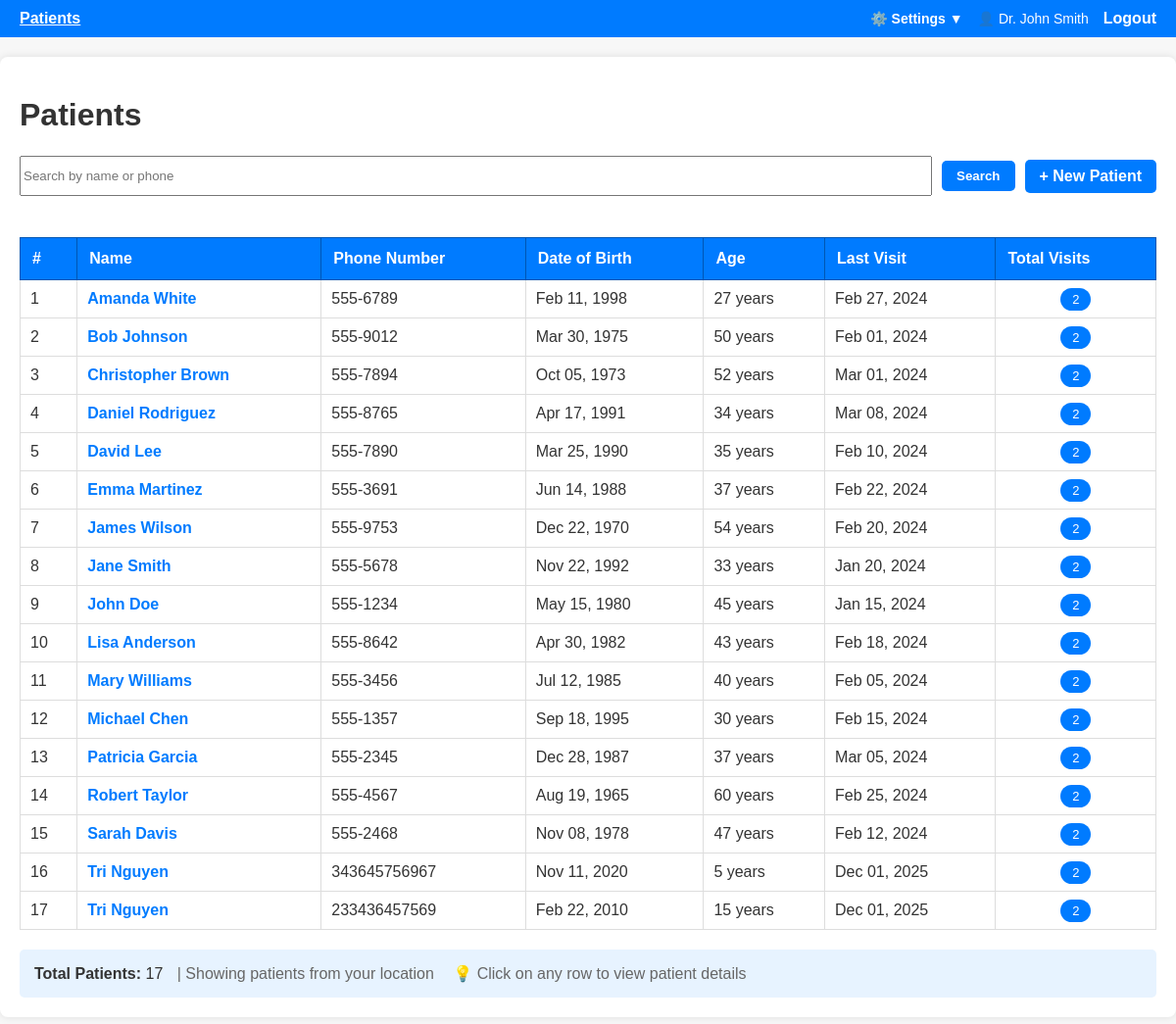
Page /patients/ (signed in) on the committed database.
### doctor_app/models.py (models this page shows, shortened)
class User(UserMixin, db.Model):
    id = db.Column(db.Integer, primary_key=True)
    username = db.Column(db.String(80), unique=True, nullable=False)
    password_hash = db.Column(db.String(255), nullable=False)
    role = db.Column(db.String(20), default="doctor")  # 'admin' or 'doctor'
    full_name = db.Column(db.String(120), nullable=True)
    email = db.Column(db.String(120), nullable=True)
    location = db.Column(
        db.String(255), nullable=True
    )  # UPDATED: Increased to 255 for full addresses
    created_at = db.Column(db.DateTime, default=datetime.utcnow)
    is_active = db.Column(db.Boolean, default=True)
    visits = db.relationship(
        "Visit", backref="creator", lazy=True, foreign_keys="Visit.created_by"
    )
    patients = db.relationship("Patient", backref="primary_doctor", lazy=True)
    def is_admin(self):
        return self.role == "admin"

class Patient(db.Model):
    id = db.Column(db.Integer, primary_key=True)
    full_name = db.Column(db.String(120), nullable=False, index=True)
    phone = db.Column(db.String(30), nullable=True, index=True)
    date_of_birth = db.Column(db.Date, nullable=True)
    created_at = db.Column(db.DateTime, default=datetime.utcnow)
    doctor_id = db.Column(
        db.Integer, db.ForeignKey("user.id"), nullable=True
    )  # NEW: Primary doctor
    visits = db.relationship(
        "Visit", backref="patient", lazy=True, cascade="all, delete-orphan"
    )

class Visit(db.Model):
    id = db.Column(db.Integer, primary_key=True)
    patient_id = db.Column(
        db.Integer, db.ForeignKey("patient.id"), nullable=False, index=True
    )
    visit_date = db.Column(db.DateTime, default=datetime.utcnow, index=True)
    clinician = db.Column(db.String(120), nullable=True)
    notes = db.Column(db.Text, nullable=True)
    created_by = db.Column(db.Integer, db.ForeignKey("user.id"), nullable=True)
    diagnoses = db.relationship(
        "Diagnosis", backref="visit", lazy=True, cascade="all, delete-orphan"
    )

### doctor_app/patients/routes.py (the view)
@bp.route("/", methods=["GET"])
@login_required
def list_patients():
    from flask_login import current_user
    q = request.args.get("q", "")
    if q:
        patients = (
            Patient.query.filter(
                (Patient.full_name.ilike(f"%{q}%")) | (Patient.phone.ilike(f"%{q}%"))
            )
            .order_by(Patient.full_name.asc())
            .all()
        )
    else:
        patients = (
            Patient.query.filter_by(doctor_id=current_user.id)
            .order_by(Patient.full_name.asc())
            .all()
        )
    return render_template(
        "patients/list.html", patients=patients, q=q, now=datetime.now()
    )

### doctor_app/auth/routes.py (called while the page is built)
@login_manager.user_loader
def load_user(user_id):
    return User.query.get(int(user_id))

### doctor_app/templates/patients/list.html (shortened to what this page needs)
{% extends 'base.html' %}
{% block content %}
<h1>Patients</h1>
<div class="search-bar" style="display: flex; gap: 10px; margin-bottom: 20px; flex-wrap: wrap; align-items: center;">
  <form method="get" style="display: flex; gap: 10px; flex: 1;">
    <input name="q" value="{{ q }}" placeholder="Search by name or phone" style="flex: 1;">
    <button type="submit" class="btn">Search</button>
  </form>
  <a href="{{ url_for('patients.new_patient') }}" class="btn">+ New Patient</a>
</div>
{% if patients %}
<div style="overflow-x: auto;">
  <table style="width: 100%; border-collapse: collapse; margin-top: 20px;">
    <thead>
      <tr style="background: #007bff; color: white;">
        <th style="padding: 12px; text-align: left; border: 1px solid #0056b3;">#</th>
        <th style="padding: 12px; text-align: left; border: 1px solid #0056b3;">Name</th>
        <th style="padding: 12px; text-align: left; border: 1px solid #0056b3;">Phone Number</th>
        <th style="padding: 12px; text-align: left; border: 1px solid #0056b3;">Date of Birth</th>
        <th style="padding: 12px; text-align: left; border: 1px solid #0056b3;">Age</th>
        <th style="padding: 12px; text-align: left; border: 1px solid #0056b3;">Last Visit</th>
        <th style="padding: 12px; text-align: left; border: 1px solid #0056b3;">Total Visits</th>
      </tr>
    </thead>
    <tbody>
      {% for p in patients %}
      <tr class="patient-row" data-patient-id="{{ p.id }}" style="{% if p.doctor_id != current_user.id %}background: #fff3cd;{% endif %} cursor: pointer;">
        <td style="padding: 10px; border: 1px solid #ddd;">{{ loop.index }}</td>
        <td style="padding: 10px; border: 1px solid #ddd;">
          <strong style="color: #007bff;">{{ p.full_name }}</strong>
        </td>
        <td style="padding: 10px; border: 1px solid #ddd;">
          {{ p.phone or '—' }}
        </td>
        <td style="padding: 10px; border: 1px solid #ddd;">
          {% if p.date_of_birth %}
            {{ p.date_of_birth.strftime('%b %d, %Y') }}
          {% else %}
            —
          {% endif %}
        </td>
        <td style="padding: 10px; border: 1px solid #ddd;">
          {% if p.date_of_birth %}
            {% set age = ((now.year - p.date_of_birth.year) - ((now.month, now.day) < (p.date_of_birth.month, p.date_of_birth.day))) %}
            {{ age }} years
          {% else %}
            —
          {% endif %}
        </td>
        <td style="padding: 10px; border: 1px solid #ddd;">
          {% if p.visits %}
            {% set last_visit = p.visits|sort(attribute='visit_date', reverse=True)|first %}
            {{ last_visit.visit_date.strftime('%b %d, %Y') }}
          {% else %}
            <span style="color: #999;">No visits</span>
          {% endif %}
        </td>
        <td style="padding: 10px; border: 1px solid #ddd; text-align: center;">
          <span style="background: #007bff; color: white; padding: 4px 12px; border-radius: 12px; font-size: 13px;">
            {{ p.visits|length }}
          </span>
        </td>
      </tr>
      {% endfor %}
    </tbody>
  </table>
</div>
<div style="margin-top: 20px; padding: 15px; background: #e7f3ff; border-radius: 5px;">
  <strong>Total Patients:</strong> {{ patients|length }}
  {% if q %}
  <span style="margin-left: 10px; color: #666;">| Showing search results for "{{ q }}"</span>
  <a href="{{ url_for('patients.list_patients') }}" style="margin-left: 10px; color: #007bff;">Clear search</a>
  {% else %}
  <span style="margin-left: 10px; color: #666;">| Showing patients from your location</span>
  {% endif %}
  <span style="margin-left: 15px; color: #666;">💡 Click on any row to view patient details</span>
</div>
{% endif %}
{% endblock %}

### doctor_app/templates/base.html (shortened to what this page needs)
<!doctype html>
<html lang="en">
<head>
  <link rel="stylesheet" href="{{ url_for('static', filename='style.css') }}">
</head>
<body>
  <nav>
    <a href="{{ url_for('patients.list_patients') }}" class="{% if request.endpoint == 'patients.list_patients' %}active{% endif %}">Patients</a>
    <div style="margin-left: auto; display: flex; align-items: center; gap: 15px;">
      <div class="dropdown" id="settingsDropdown">
        <button class="dropdown-button" onclick="toggleDropdown()">⚙️ Settings ▼</button>
      </div>
      <span style="color: #fff; font-size: 14px;">
        👤 {{ current_user.full_name or current_user.username }}
      </span>
      <a href="{{ url_for('auth.logout') }}">Logout</a>
    </div>
  </nav>
  <main>
    {% block content %}{% endblock %}
  </main>
</body>
</html>

### doctor_app/static/style.css (style rules this page uses)
body { font-family: Arial; background: #f7f7f7; color: #333; margin: 0; padding: 0; }
main { max-width: 1200px; margin: 20px auto; padding: 20px; background: #fff; border-radius: 8px; box-shadow: 0 0 8px rgba(0,0,0,0.1); }
nav { background: #007bff; padding: 10px 20px; display: flex; gap: 15px; }
nav a { color: #fff; text-decoration: none; font-weight: bold; }
nav a:hover, nav a.active { text-decoration: underline; }
.btn { padding: 8px 15px; border-radius: 5px; background: #007bff; color: #fff; text-decoration: none; font-weight: bold; display: inline-block; margin: 5px 0; cursor: pointer; border: none; }
table { width: 100%; border-collapse: collapse; margin-top: 20px; }
table thead tr { background: #007bff; color: white; }
table th { padding: 12px; text-align: left; border: 1px solid #0056b3; font-weight: bold; }
table td { padding: 10px; border: 1px solid #ddd; }
table tbody tr { border-bottom: 1px solid #ddd; transition: background-color 0.2s ease; }
.search-bar { display: flex; gap: 10px; margin-bottom: 20px; flex-wrap: wrap; }
.search-bar form { display: flex; gap: 10px; flex: 1; }
.search-bar input { flex: 1; }

### doctor_app/templates/base.html (style rules this page uses)
.dropdown { position: relative; display: inline-block; }
.dropdown-button { background: none; border: none; color: #fff; text-decoration: none; font-weight: bold; cursor: pointer; padding: 0; font-size: 14px; font-family: Arial; }

### rows in the picture
User: full_name "Dr. John Smith"
Patient: full_name "Amanda White", phone "555-6789", date_of_birth "Feb 11, 1998", age "27", visits|length "2"
Visit: visit_date "Feb 27, 2024"
Patient: full_name "Bob Johnson", phone "555-9012", date_of_birth "Mar 30, 1975", age "50", visits|length "2"
Visit: visit_date "Feb 01, 2024"
Patient: full_name "Christopher Brown", phone "555-7894", date_of_birth "Oct 05, 1973", age "52", visits|length "2"
Visit: visit_date "Mar 01, 2024"
Patient: full_name "Daniel Rodriguez", phone "555-8765", date_of_birth "Apr 17, 1991", age "34", visits|length "2"
Visit: visit_date "Mar 08, 2024"
Patient: full_name "David Lee", phone "555-7890", date_of_birth "Mar 25, 1990", age "35", visits|length "2"
Visit: visit_date "Feb 10, 2024"
Patient: full_name "Emma Martinez", phone "555-3691", date_of_birth "Jun 14, 1988", age "37", visits|length "2"
Visit: visit_date "Feb 22, 2024"
Patient: full_name "James Wilson", phone "555-9753", date_of_birth "Dec 22, 1970", age "54", visits|length "2"
Visit: visit_date "Feb 20, 2024"
Patient: full_name "Jane Smith", phone "555-5678", date_of_birth "Nov 22, 1992", age "33", visits|length "2"
Visit: visit_date "Jan 20, 2024"
Patient: full_name "John Doe", phone "555-1234", date_of_birth "May 15, 1980", age "45", visits|length "2"
Visit: visit_date "Jan 15, 2024"
Patient: full_name "Lisa Anderson", phone "555-8642", date_of_birth "Apr 30, 1982", age "43", visits|length "2"
Visit: visit_date "Feb 18, 2024"
Patient: full_name "Mary Williams", phone "555-3456", date_of_birth "Jul 12, 1985", age "40", visits|length "2"
Visit: visit_date "Feb 05, 2024"
Patient: full_name "Michael Chen", phone "555-1357", date_of_birth "Sep 18, 1995", age "30", visits|length "2"
Visit: visit_date "Feb 15, 2024"
Patient: full_name "Patricia Garcia", phone "555-2345", date_of_birth "Dec 28, 1987", age "37", visits|length "2"
Visit: visit_date "Mar 05, 2024"
Patient: full_name "Robert Taylor", phone "555-4567", date_of_birth "Aug 19, 1965", age "60", visits|length "2"
Visit: visit_date "Feb 25, 2024"
Patient: full_name "Sarah Davis", phone "555-2468", date_of_birth "Nov 08, 1978", age "47", visits|length "2"
Visit: visit_date "Feb 12, 2024"
Patient: full_name "Tri Nguyen", phone "343645756967", date_of_birth "Nov 11, 2020", age "5", visits|length "2"
Visit: visit_date "Dec 01, 2025"
Patient: full_name "Tri Nguyen", phone "233436457569", date_of_birth "Feb 22, 2010", age "15", visits|length "2"
Visit: visit_date "Dec 01, 2025"

### other values in the picture
{{ patients|length }} "17"
